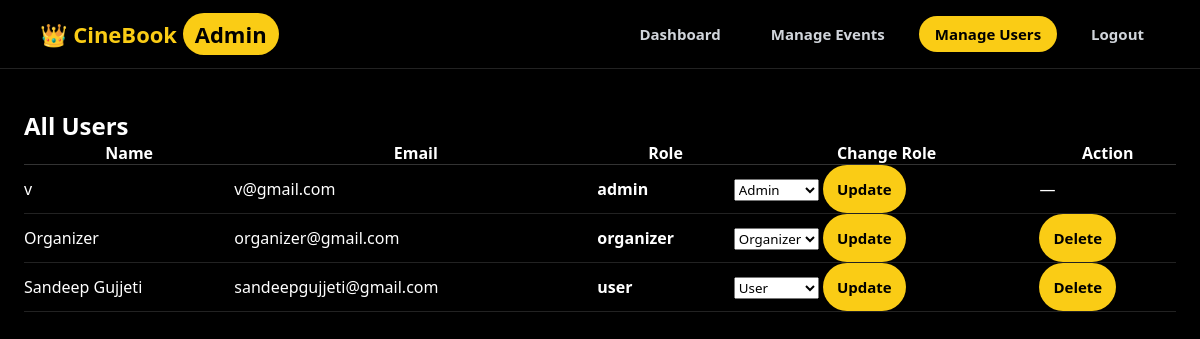
/admin/users (signed in), run on an earlier commit of the app's database.
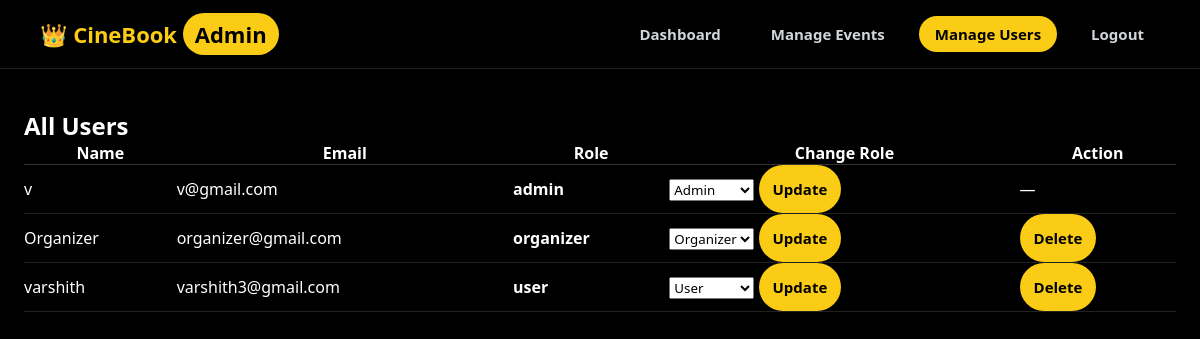
And on a later commit of the database.
### tables this page shows
CREATE TABLE users (
    id INTEGER PRIMARY KEY AUTOINCREMENT,
    name TEXT,
    email TEXT UNIQUE,
    password TEXT,
    role TEXT
);

### app.py (the view)
@app.route("/admin/users")
def admin_users():
    if session.get("role") != "admin":
        return redirect("/home")
    con = get_db()
    cur = con.cursor()
    cur.execute("SELECT id,name,email,role FROM users")
    users = cur.fetchall()
    con.close()
    return render_template("admin_users.html", users=users)

### app.py (called while the page is built)
def get_db():
    return sqlite3.connect("database.db", check_same_thread=False)

### templates/admin_users.html (shortened to what this page needs)
<!DOCTYPE html>
<html lang="en">
<head>
    <link rel="stylesheet" href="{{ url_for('static', filename='style.css') }}">
</head>
<body>
<header class="header">
    <div class="logo">👑 CineBook <span class="admin-badge">Admin</span></div>
    <nav class="nav">
        <a href="/admin/dashboard" class="nav-link">Dashboard</a>
        <a href="/admin/events" class="nav-link">Manage Events</a>
        <a href="/admin/users" class="btn-yellow">Manage Users</a>
        <a href="/logout" class="nav-link logout">Logout</a>
    </nav>
</header>
<section class="movies">
    <h2>All Users</h2>
    <table style="width:100%; color:white; border-collapse:collapse;">
        <thead>
            <tr style="border-bottom:1px solid #333;">
                <th>Name</th>
                <th>Email</th>
                <th>Role</th>
                <th>Change Role</th>
                <th>Action</th>
            </tr>
        </thead>
        <tbody>
        {% for u in users %}
            <tr style="border-bottom:1px solid #222;">
                <td>{{ u[1] }}</td>
                <td>{{ u[2] }}</td>
                <td><strong>{{ u[3] }}</strong></td>
                <td>
                    <form method="POST" action="/admin/users/role/{{ u[0] }}">
                        <select name="role">
                            <option value="user" {% if u[3]=='user' %}selected{% endif %}>User</option>
                            <option value="organizer" {% if u[3]=='organizer' %}selected{% endif %}>Organizer</option>
                            <option value="admin" {% if u[3]=='admin' %}selected{% endif %}>Admin</option>
                        </select>
                        <button type="submit" class="btn-yellow">Update</button>
                    </form>
                </td>
                <td>
                    {% if u[3] != 'admin' %}
                    <a href="/admin/users/delete/{{ u[0] }}"
                       class="btn-yellow"
                       onclick="return confirm('Delete this user?')">
                        Delete
                    </a>
                    {% else %}
                    —
                    {% endif %}
                </td>
            </tr>
        {% endfor %}
        </tbody>
    </table>
</section>
</body>
</html>

### static/style.css (style rules this page uses)
* { margin: 0; padding: 0; box-sizing: border-box; font-family: 'Segoe UI', sans-serif; }
body { background: #000; color: #fff; }
.header { display: flex; justify-content: space-between; align-items: center; padding: 16px 40px; border-bottom: 1px solid #222; }
.logo { color: #facc15; font-size: 22px; font-weight: bold; }
.nav { display: flex; align-items: center; gap: 18px; }
.nav a, .nav button { background: transparent; border: none; text-decoration: none; color: #d1d5db; font-weight: 600; font-size: 15px; padding: 8px 16px; border-radius: 999px; cursor: pointer; transition: all 0.25s ease; }
.btn-yellow { background: #facc15 !important; color: #000 !important; font-weight: 700; }
.movies { padding: 40px; }
.admin-badge { background: #facc15; color: black; padding: 6px 12px; border-radius: 999px; font-weight: bold; }
a { text-decoration: none; }
* { margin: 0; padding: 0; box-sizing: border-box; font-family: "Segoe UI", Tahoma, Geneva, Verdana, sans-serif; }
.btn-yellow { background: #facc15; color: #000; border: none; padding: 14px; border-radius: 999px; font-size: 15px; font-weight: 700; cursor: pointer; transition: all 0.3s ease; }
.movies { max-width: 1200px; margin: 0 auto; padding: 40px 24px 80px; }

What changed in the data, as far as the page shows it:
removed users: name "Sandeep Gujjeti", email "sandeepgujjeti@gmail.com", role "user", role "User"
added users: name "varshith", email "varshith3@gmail.com", role "user", role "User"
